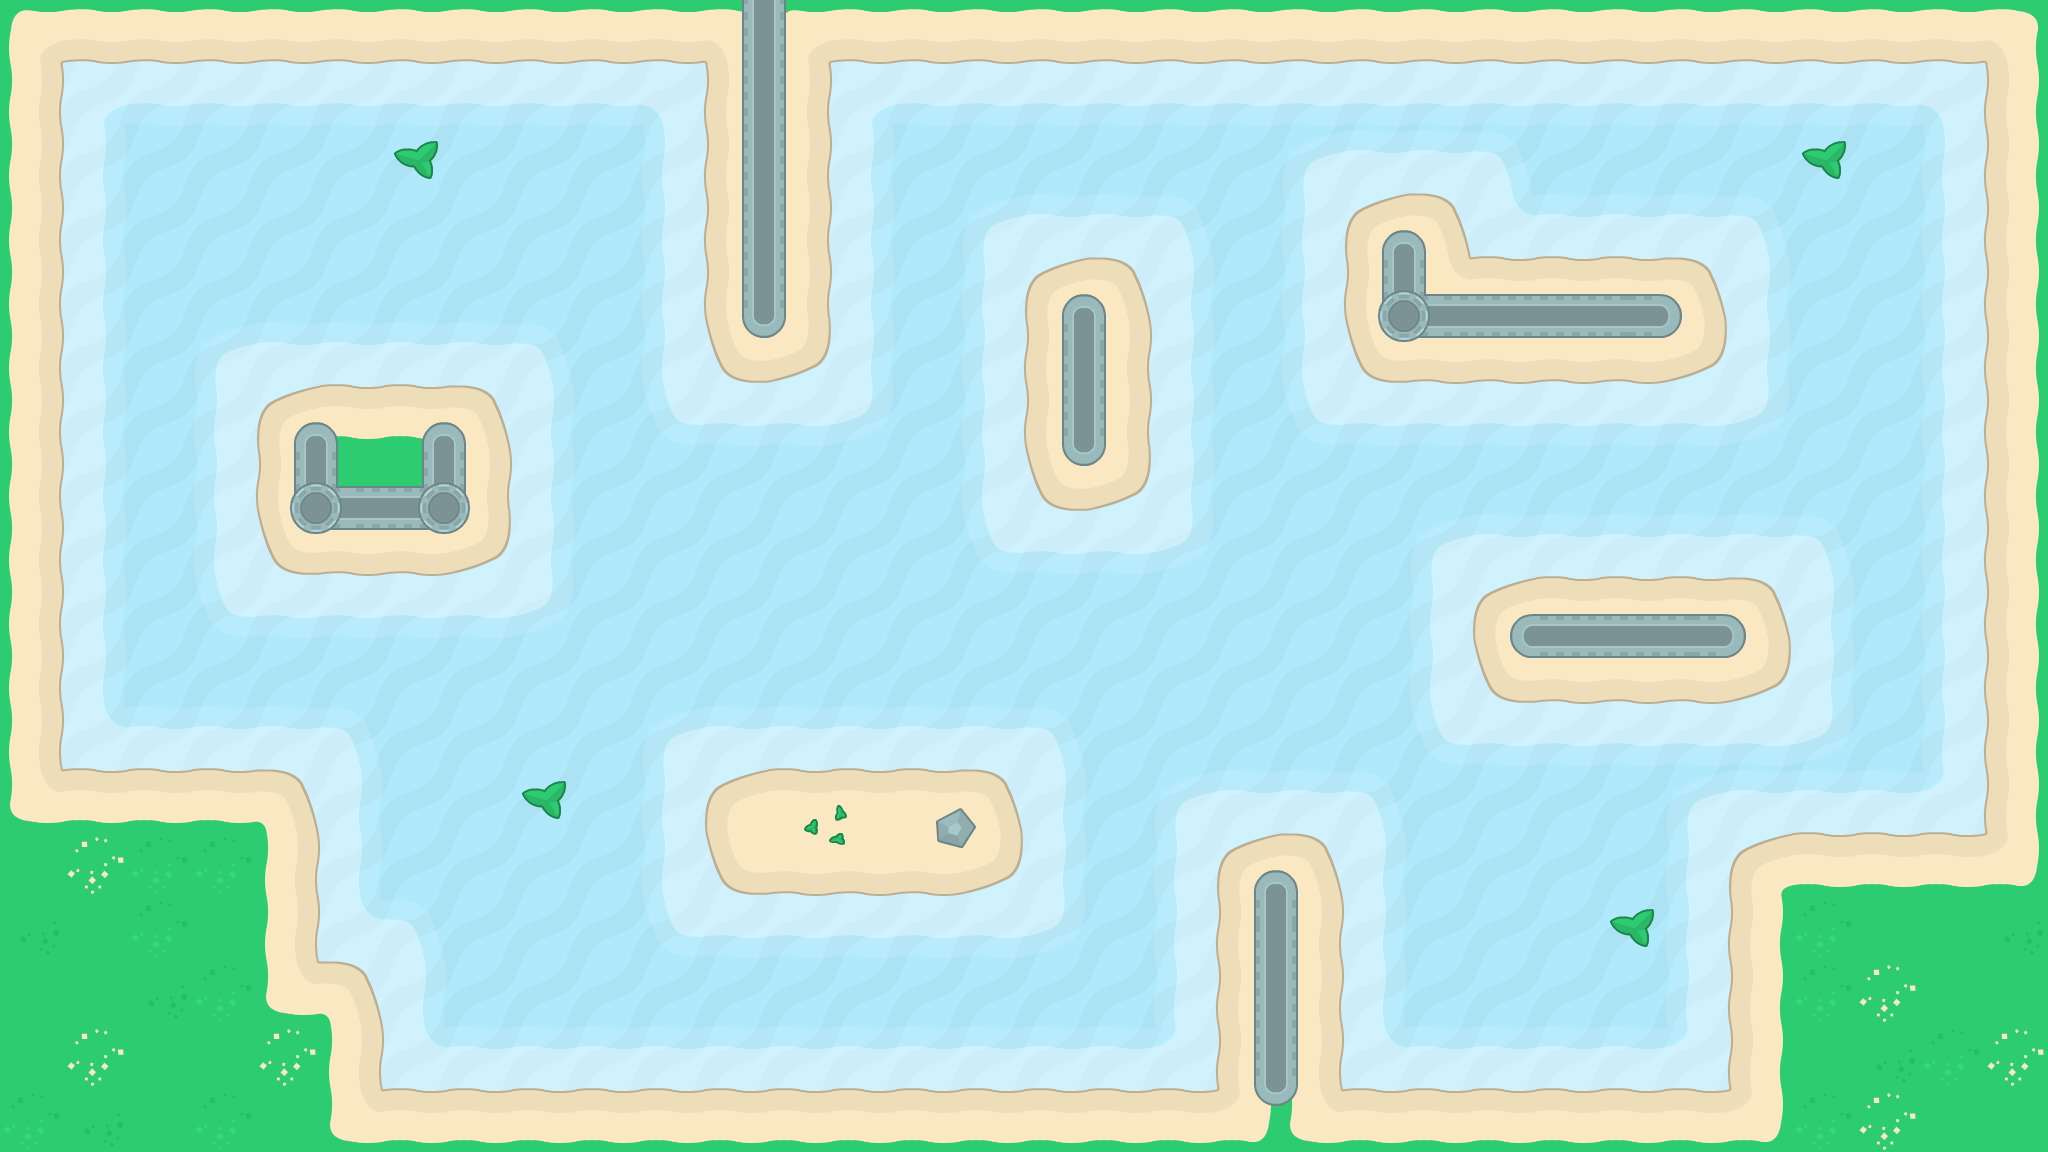

The image is a tile-based game level rendered from a .tmx file. Its description and source (layers, tilesets, objects; grid data summarised) follow:
An orthogonal 32x18 tile map with 64x64 px tiles, 5 tile layers (waterLayer, shoreLayer, beachLayer, spawnLayer, ...) and 24 objects.

<map version="1.9" tiledversion="1.9.2" orientation="orthogonal" renderorder="right-down" width="32" height="18" tilewidth="64" tileheight="64" infinite="0" nextlayerid="8" nextobjectid="69">
 <tileset firstgid="1" source="TileSet/pirateTileset.tsx" />
 <layer id="1" name="waterLayer" width="32" height="18">
  <data>[576 cells, 576 non-empty, 1 distinct tile ids]</data>
 </layer>
 <layer id="2" name="shoreLayer" width="32" height="18">
  <data>[576 cells, 404 non-empty, 13 distinct tile ids]</data>
 </layer>
 <layer id="3" name="beachLayer" width="32" height="18">
  <data>[576 cells, 206 non-empty, 25 distinct tile ids]</data>
 </layer>
 <layer id="4" name="spawnLayer" width="32" height="18">
  <data>[576 cells, 4 non-empty, 1 distinct tile ids]</data>
 </layer>
 <layer id="7" name="Kachelebene 5" width="32" height="18" offsetx="-36" offsety="-36">
  <data>[576 cells, 30 non-empty, 10 distinct tile ids]</data>
 </layer>
 <objectgroup id="5" name="tankCollisionLayer">
  <object id="1" x="63.5" y="-1" width="1983.5" height="62">
   <polygon points="0,0 1983.5,0 1983.5,62 0,62" />
  </object>
  <object id="2" x="705.333" y="61.3333" width="122.667" height="318.667">
   <polygon points="0,0 122.667,0 122.667,318.667 0,318.667" />
  </object>
  <object id="3" x="1026.67" y="257.333" width="120" height="252">
   <polygon points="0,0 120,0 120,252 0,252" />
  </object>
  <object id="4" x="1345.33" y="192" width="125.333" height="62.6667">
   <polygon points="0,0 125.333,0 125.333,62.6667 0,62.6667" />
  </object>
  <object id="5" x="1345.33" y="254.667" width="377.333" height="126.667">
   <polygon points="0,0 377.333,0 377.333,126.667 0,126.667" />
  </object>
  <object id="6" x="1984" y="61.3333" width="64" height="769.333">
   <polygon points="0,0 64,0 64,769.333 0,769.333" />
  </object>
  <object id="7" x="1477.33" y="578.667" width="308" height="128">
   <polygon points="0,0 308,0 308,128 0,128" />
  </object>
  <object id="8" x="1729.33" y="833.333" width="316" height="318.667">
   <polygon points="0,0 316,0 316,318.667 0,318.667" />
  </object>
  <object id="9" x="381.333" y="1089.33" width="1346.67" height="60">
   <polygon points="0,0 1346.67,0 1346.67,60 0,60" />
  </object>
  <object id="10" x="1216" y="833.333" width="124" height="253.333">
   <polygon points="0,0 124,0 124,253.333 0,253.333" />
  </object>
  <object id="11" x="704" y="768" width="313.333" height="126.667">
   <polygon points="0,0 313.333,0 313.333,126.667 0,126.667" />
  </object>
  <object id="12" x="254.667" y="382.667" width="257.333" height="189.333">
   <polygon points="0,0 257.333,0 257.333,189.333 0,189.333" />
  </object>
  <object id="13" x="318.667" y="961.333" width="62.6667" height="189.333">
   <polygon points="0,0 62.6667,0 62.6667,189.333 0,189.333" />
  </object>
  <object id="14" x="-2.66667" y="770.667" width="321.333" height="380">
   <polygon points="0,0 321.333,0 321.333,380 0,380" />
  </object>
  <object id="15" x="-2.66667" y="0" width="64" height="769.333">
   <polygon points="0,0 64,0 64,769.333 0,769.333" />
  </object>
 </objectgroup>
 <objectgroup id="6" name="bulletCollisionLayer">
  <object id="60" x="742.667" y="-76" width="41.3333" height="410">
   <polygon points="0,0 41.3333,0 41.3333,410 0,410" />
  </object>
  <object id="61" x="1062" y="297.333" width="43.3333" height="166">
   <polygon points="0,0 43.3333,0 43.3333,166 0,166" />
  </object>
  <object id="62" x="1381.33" y="235.333" width="42.6667" height="100.667">
   <polygon points="0,0 42.6667,0 42.6667,100.667 0,100.667" />
  </object>
  <object id="63" x="1422" y="294" width="254.667" height="42.6667">
   <polygon points="0,0 254.667,0 254.667,42.6667 0,42.6667" />
  </object>
  <object id="64" x="1514.67" y="615.333" width="227.333" height="42">
   <polygon points="0,0 227.333,0 227.333,42 0,42" />
  </object>
  <object id="65" x="1255.33" y="876" width="40.6667" height="223.333">
   <polygon points="0,0 40.6667,0 40.6667,223.333 0,223.333" />
  </object>
  <object id="66" x="422.667" y="425.333" width="42.6667" height="106">
   <polygon points="0,0 42.6667,0 42.6667,106 0,106" />
  </object>
  <object id="67" x="332" y="486.667" width="90" height="43.3333">
   <polygon points="0,0 90,0 90,43.3333 0,43.3333" />
  </object>
  <object id="68" x="294.667" y="427.333" width="41.3333" height="104">
   <polygon points="0,0 41.3333,0 41.3333,104 0,104" />
  </object>
 </objectgroup>
</map>
